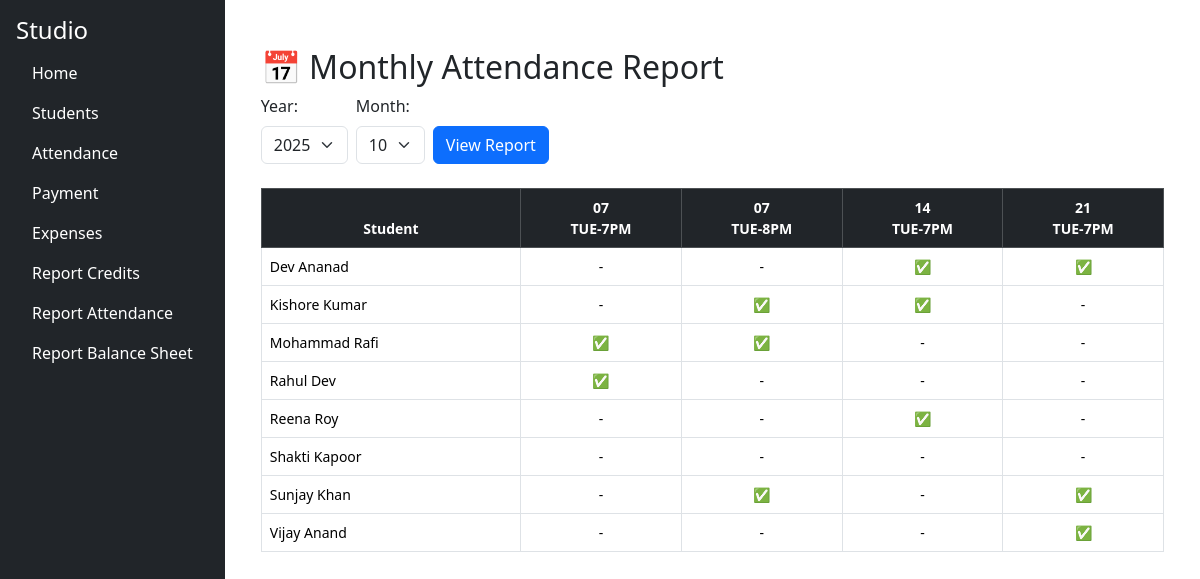
The page /report/report/attendance on the database its author committed.
### tables this page shows
CREATE TABLE class_names (
        id INTEGER PRIMARY KEY AUTOINCREMENT,
        name TEXT UNIQUE NOT NULL
    );

CREATE TABLE students (
        id INTEGER PRIMARY KEY AUTOINCREMENT,
        first_name TEXT,
        last_name TEXT,
        phone TEXT,
        email_id TEXT
    );

### studio/report/routes/report_attendance_routes.py (the view)
@report_bp.route("/report/attendance", methods=["GET", "POST"])
def attendance_report():
    conn = get_connection()
    cur = conn.cursor()
    cur.execute("SELECT DISTINCT SUBSTR(attendance_date,1,4) AS year FROM attendance ORDER BY year DESC")
    years = [r["year"] for r in cur.fetchall()]
    cur.execute("SELECT DISTINCT SUBSTR(attendance_date,6,2) AS month FROM attendance ORDER BY month")
    months = [r["month"] for r in cur.fetchall()]
    selected_year = request.args.get("year") or datetime.now().strftime("%Y")
    selected_month = request.args.get("month") or datetime.now().strftime("%m")
    cur.execute("""
        SELECT a.attendance_date, c.name AS class_name
        FROM attendance a
        JOIN class_names c ON a.class_id = c.id
        WHERE a.attendance_date LIKE ? || '-%'
        GROUP BY a.attendance_date, c.name
        ORDER BY a.attendance_date, c.name
    """, (f"{selected_year}-{selected_month}",))
    date_class_pairs = cur.fetchall()
    cur.execute("SELECT id, first_name || ' ' || last_name AS name FROM students ORDER BY name")
    students = cur.fetchall()
    cur.execute("""
        SELECT a.student_id, a.attendance_date, c.name AS class_name
        FROM attendance a
        JOIN class_names c ON a.class_id = c.id
        WHERE a.attendance_date LIKE ? || '-%'
    """, (f"{selected_year}-{selected_month}",))
    attendance_records = cur.fetchall()
    attendance_map = {}
    for rec in attendance_records:
        attendance_map.setdefault(rec["student_id"], set()).add((rec["attendance_date"], rec["class_name"]))
    conn.close()
    return render_template(
        "report_attendance.html",
        years=years,
        months=months,
        selected_year=selected_year,
        selected_month=selected_month,
        students=students,
        date_class_pairs=date_class_pairs,
        attendance_map=attendance_map
    )

### studio/db/db.py (called while the page is built)
def get_connection():
    conn = sqlite3.connect(DB_PATH)
    conn.row_factory = sqlite3.Row
    return conn

### studio/report/templates/report_attendance.html
{% extends "base.html" %}
{% block content %}
<div class="container mt-4">
  <h2>📅 Monthly Attendance Report</h2>
  <form method="get" action="{{ url_for('report_bp.attendance_report') }}" class="row g-2 mb-4">
    <div class="col-auto">
      <label for="year" class="form-label">Year:</label>
      <select id="year" name="year" class="form-select">
        {% for y in years %}
        <option value="{{ y }}" {% if y == selected_year %}selected{% endif %}>{{ y }}</option>
        {% endfor %}
      </select>
    </div>
    <div class="col-auto">
      <label for="month" class="form-label">Month:</label>
      <select id="month" name="month" class="form-select">
        {% for m in months %}
        <option value="{{ m }}" {% if m == selected_month %}selected{% endif %}>{{ m }}</option>
        {% endfor %}
      </select>
    </div>
    <div class="col-auto align-self-end">
      <button type="submit" class="btn btn-primary">View Report</button>
    </div>
  </form>
  {% if date_class_pairs %}
  <div class="table-responsive">
    <table class="table table-bordered table-hover align-middle small">
      <thead class="table-dark text-center">
        <tr>
          <th>Student</th>
          {% for d in date_class_pairs %}
          <th>{{ d["attendance_date"][8:10] }}<br>{{ d["class_name"] }}</th>
          {% endfor %}
        </tr>
      </thead>
      <tbody>
        {% for s in students %}
        <tr>
          <td>{{ s["name"] }}</td>
          {% for d in date_class_pairs %}
          <td class="text-center">
            {% if s["id"] in attendance_map and (d["attendance_date"], d["class_name"]) in attendance_map[s["id"]] %}
              ✅
            {% else %}
              -
            {% endif %}
          </td>
          {% endfor %}
        </tr>
        {% endfor %}
      </tbody>
    </table>
  </div>
  {% else %}
  <div class="alert alert-info">
    No attendance records found for {{ selected_year }}-{{ selected_month }}.
  </div>
  {% endif %}
</div>
{% endblock %}

### rows shown on the page
class_names: d "07", class_name "TUE-7PM", d "14", d "21"
class_names: d "07", class_name "TUE-8PM"
students: name "Dev Ananad"
students: name "Kishore Kumar"
students: name "Mohammad Rafi"
students: name "Rahul Dev"
students: name "Reena Roy"
students: name "Shakti Kapoor"
students: name "Sunjay Khan"
students: name "Vijay Anand"

### other values the page prints
form field year "2025"
form field month "10"
